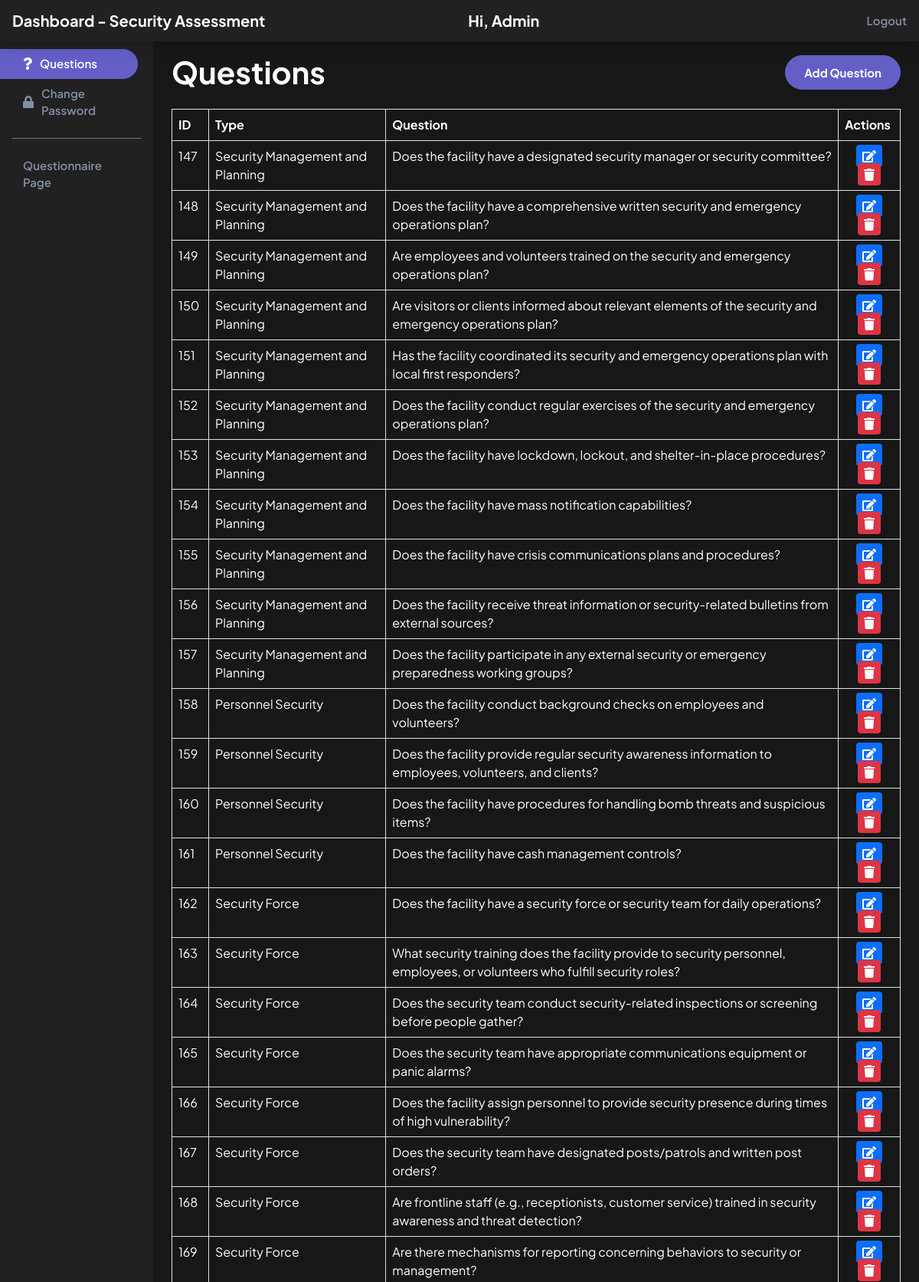
The app's page /index.php (signed in, upper part) with its own data.
### tables this page shows
CREATE TABLE `questions` (
  `question_id` int NOT NULL,
  `question_text` text NOT NULL,
  `question_type_id` int DEFAULT NULL
);

CREATE TABLE `question_types` (
  `id` int NOT NULL,
  `type` varchar(255) NOT NULL
);

### index.php (the view, shortened to what this page needs)
<?php
require_once './db_conn.php';
$query = "SELECT q.question_id, q.question_text, qt.type
          FROM questions q
          INNER JOIN question_types qt ON q.question_type_id = qt.id";
$result = mysqli_query($conn, $query);
?>
<!doctype html>
<html lang="en">
    <head>
        <link rel="stylesheet" href="./assets/css/bootstrap.min.css">
        <link rel="stylesheet" href="./assets/fontawesome/css/all.css">
        <link rel="stylesheet"
            href="https://cdnjs.cloudflare.com/ajax/libs/datatables/1.10.21/css/dataTables.bootstrap.min.css"
 />
        <link rel="stylesheet"
            href="https://cdnjs.cloudflare.com/ajax/libs/datatables/1.10.21/css/dataTables.material.min.css"
 />
        <link rel="stylesheet" href="./assets/css/style.css?v=2">
    </head>
    <body>
        <?php include './header.php'; ?>
        <div class="container-fluid">
            <div class="row">
                <?php include './sidebar.php'; ?>
                <main class="col-md-9 ms-sm-auto col-lg-10 px-md-4">
                    <div
                        class="d-flex align-items-center pt-3 mb-4 justify-content-between gap-2 flex-sm-wrap flex-wrap">
                        <h1 class="section-title fw-bold text-center mb-0 text-white">
                            <span class="lang-en">Questions</span>
                        </h1>
                        <a href="add_question.php" class="btn">Add Question</a>
                    </div>
                    <table class="table table-bordered text-white">
                        <thead class="thead-light">
                            <tr>
                                <th>ID</th>
                                <th>Type</th>
                                <th>Question</th>
                                <th>Actions</th>
                            </tr>
                        </thead>
                        <tbody>
                            <?php
                            while ($row = mysqli_fetch_assoc($result)) {
                                $questionId = $row['question_id'];
                                $questionText = $row['question_text'];
                                echo "<tr>
                            <td>{$questionId}</td>
                            <td>{$row['type']}</td>
                            <td>{$questionText}</td>
                            <td class='text-center'>
                                <a href='edit_question.php?id={$questionId}' class='text-white px-2 py-1 rounded bg-primary'><i class='fa fa-edit'></i></a>
                                <a href='?delete_id={$questionId}' class='text-white px-2 py-1 rounded bg-danger' onclick='return confirm(\"Are you sure you want to delete this question?\");'><i class='fa fa-trash'></i></a>
                            </td>
                          </tr>";
                            }
                            ?>
                        </tbody>
                    </table>
                </main>
            </div>
        </div>
    </body>
</html>

### assets/css/style.css (style rules this page uses)
* { scrollbar-width: thin !important; }
:root { --light-dark: #212121; --dark: #171717; --grey: #828FA3; --purple: #635FC7; --purple-hover: #a8a4ff; }
body { font-family: 'Plus Jakarta Sans', sans-serif; background-color: var(--dark); min-height: 100vh !important; }
main { color: var(--grey); }
.btn { background-color: var(--purple) !important; border-color: var(--purple) !important; color: #fff; font-weight: 700; display: flex; font-size: 15px !important; align-items: center; justify-content: center; gap: 5px; padding: 14px 24px; border-radius: 999px !important; line-height: 100%; }

### records on screen
questions: question_id "147", question_type.type "Security Management and Planning", question_text "Does the facility have a designated security manager or security committee?"
questions: question_id "148", question_type.type "Security Management and Planning", question_text "Does the facility have a comprehensive written security and emergency operations plan?"
questions: question_id "149", question_type.type "Security Management and Planning", question_text "Are employees and volunteers trained on the security and emergency operations plan?"
questions: question_id "150", question_type.type "Security Management and Planning", question_text "Are visitors or clients informed about relevant elements of the security and emergency operations plan?"
questions: question_id "151", question_type.type "Security Management and Planning", question_text "Has the facility coordinated its security and emergency operations plan with local first responders?"
questions: question_id "152", question_type.type "Security Management and Planning", question_text "Does the facility conduct regular exercises of the security and emergency operations plan?"
questions: question_id "153", question_type.type "Security Management and Planning", question_text "Does the facility have lockdown, lockout, and shelter-in-place procedures?"
questions: question_id "154", question_type.type "Security Management and Planning", question_text "Does the facility have mass notification capabilities?"
questions: question_id "155", question_type.type "Security Management and Planning", question_text "Does the facility have crisis communications plans and procedures?"
questions: question_id "156", question_type.type "Security Management and Planning", question_text "Does the facility receive threat information or security-related bulletins from external sources?"
questions: question_id "157", question_type.type "Security Management and Planning", question_text "Does the facility participate in any external security or emergency preparedness working groups?"
questions: question_id "158", question_type.type "Personnel Security", question_text "Does the facility conduct background checks on employees and volunteers?"
questions: question_id "159", question_type.type "Personnel Security", question_text "Does the facility provide regular security awareness information to employees, volunteers, and clients?"
questions: question_id "160", question_type.type "Personnel Security", question_text "Does the facility have procedures for handling bomb threats and suspicious items?"
questions: question_id "161", question_type.type "Personnel Security", question_text "Does the facility have cash management controls?"
questions: question_id "162", question_type.type "Security Force", question_text "Does the facility have a security force or security team for daily operations?"
questions: question_id "163", question_type.type "Security Force", question_text "What security training does the facility provide to security personnel, employees, or volunteers who fulfill security roles?"
questions: question_id "164", question_type.type "Security Force", question_text "Does the security team conduct security-related inspections or screening before people gather?"
questions: question_id "165", question_type.type "Security Force", question_text "Does the security team have appropriate communications equipment or panic alarms?"
questions: question_id "166", question_type.type "Security Force", question_text "Does the facility assign personnel to provide security presence during times of high vulnerability?"
questions: question_id "167", question_type.type "Security Force", question_text "Does the security team have designated posts/patrols and written post orders?"
questions: question_id "168", question_type.type "Security Force", question_text "Are frontline staff (e.g., receptionists, customer service) trained in security awareness and threat detection?"
questions: question_id "169", question_type.type "Security Force", question_text "Are there mechanisms for reporting concerning behaviors to security or management?"

### other values on screen
$_SESSION['name'] "Admin"
